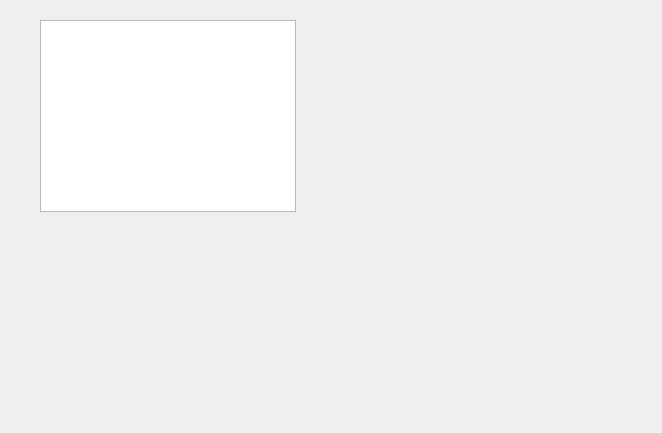
<?xml version="1.0" encoding="UTF-8"?>
<ui version="4.0">
 <class>TFormDoc</class>
 <widget class="QWidget" name="TFormDoc">
  <property name="geometry">
   <rect>
    <x>0</x>
    <y>0</y>
    <width>662</width>
    <height>433</height>
   </rect>
  </property>
  <property name="font">
   <font>
    <family>宋体</family>
    <pointsize>10</pointsize>
   </font>
  </property>
  <widget class="QPlainTextEdit" name="plainTextEdit">
   <property name="geometry">
    <rect>
     <x>40</x>
     <y>20</y>
     <width>256</width>
     <height>192</height>
    </rect>
   </property>
   <property name="font">
    <font>
     <family>宋体</family>
     <pointsize>16</pointsize>
    </font>
   </property>
  </widget>
  <action name="actOpen">
   <property name="icon">
    <iconset resource="res.qrc">
     <normaloff>:/images/images/122.bmp</normaloff>:/images/images/122.bmp</iconset>
   </property>
   <property name="text">
    <string>打开</string>
   </property>
   <property name="toolTip">
    <string>打开文本文件，如.txt .cpp .h等</string>
   </property>
   <property name="statusTip">
    <string>打开文件</string>
   </property>
  </action>
  <action name="actCut">
   <property name="icon">
    <iconset resource="res.qrc">
     <normaloff>:/images/images/200.bmp</normaloff>:/images/images/200.bmp</iconset>
   </property>
   <property name="text">
    <string>剪切</string>
   </property>
   <property name="toolTip">
    <string>剪切</string>
   </property>
   <property name="statusTip">
    <string>剪切到粘贴板</string>
   </property>
   <property name="shortcut">
    <string>Ctrl+X</string>
   </property>
  </action>
  <action name="actCopy">
   <property name="icon">
    <iconset resource="res.qrc">
     <normaloff>:/images/images/202.bmp</normaloff>:/images/images/202.bmp</iconset>
   </property>
   <property name="text">
    <string>复制</string>
   </property>
   <property name="toolTip">
    <string>复制</string>
   </property>
   <property name="statusTip">
    <string>复制到粘贴板</string>
   </property>
   <property name="shortcut">
    <string>Ctrl+C</string>
   </property>
  </action>
  <action name="actPaste">
   <property name="icon">
    <iconset resource="res.qrc">
     <normaloff>:/images/images/204.bmp</normaloff>:/images/images/204.bmp</iconset>
   </property>
   <property name="text">
    <string>粘贴</string>
   </property>
   <property name="toolTip">
    <string>粘贴</string>
   </property>
   <property name="statusTip">
    <string>从粘贴板粘贴</string>
   </property>
   <property name="shortcut">
    <string>Ctrl+V</string>
   </property>
  </action>
  <action name="actFont">
   <property name="icon">
    <iconset resource="res.qrc">
     <normaloff>:/images/images/506.bmp</normaloff>:/images/images/506.bmp</iconset>
   </property>
   <property name="text">
    <string>字体</string>
   </property>
   <property name="toolTip">
    <string>设置字体</string>
   </property>
   <property name="statusTip">
    <string>设置字体</string>
   </property>
  </action>
  <action name="actClose">
   <property name="icon">
    <iconset resource="res.qrc">
     <normaloff>:/images/images/132.bmp</normaloff>:/images/images/132.bmp</iconset>
   </property>
   <property name="text">
    <string>关闭</string>
   </property>
   <property name="toolTip">
    <string>关闭本窗口</string>
   </property>
   <property name="statusTip">
    <string>关闭本窗口</string>
   </property>
  </action>
  <action name="actUndo">
   <property name="icon">
    <iconset resource="res.qrc">
     <normaloff>:/images/images/206.bmp</normaloff>:/images/images/206.bmp</iconset>
   </property>
   <property name="text">
    <string>撤销</string>
   </property>
   <property name="toolTip">
    <string>撤销编辑操作</string>
   </property>
   <property name="statusTip">
    <string>撤销编辑操作</string>
   </property>
   <property name="shortcut">
    <string>Ctrl+Z</string>
   </property>
  </action>
  <action name="actRedo">
   <property name="icon">
    <iconset resource="res.qrc">
     <normaloff>:/images/images/208.bmp</normaloff>:/images/images/208.bmp</iconset>
   </property>
   <property name="text">
    <string>重复</string>
   </property>
   <property name="toolTip">
    <string>重复编辑操作</string>
   </property>
   <property name="statusTip">
    <string>重复编辑操作</string>
   </property>
  </action>
  <action name="actSave">
   <property name="icon">
    <iconset resource="res.qrc">
     <normaloff>:/images/images/104.bmp</normaloff>:/images/images/104.bmp</iconset>
   </property>
   <property name="text">
    <string>保存</string>
   </property>
   <property name="toolTip">
    <string>保存文本文件，如.txt .cpp .h等</string>
   </property>
   <property name="shortcut">
    <string>Ctrl+S</string>
   </property>
  </action>
  <action name="actOpenWord">
   <property name="icon">
    <iconset resource="res.qrc">
     <normaloff>:/images/images/Doc.ico</normaloff>:/images/images/Doc.ico</iconset>
   </property>
   <property name="text">
    <string>打开word</string>
   </property>
   <property name="toolTip">
    <string>打开docx文件</string>
   </property>
  </action>
  <action name="actSaveWord">
   <property name="icon">
    <iconset resource="res.qrc">
     <normaloff>:/images/images/Doc.ico</normaloff>:/images/images/Doc.ico</iconset>
   </property>
   <property name="text">
    <string>保存word</string>
   </property>
   <property name="toolTip">
    <string>保存docx文件</string>
   </property>
  </action>
 </widget>
 <resources>
  <include location="res.qrc"/>
 </resources>
 <connections>
  <connection>
   <sender>actClose</sender>
   <signal>triggered()</signal>
   <receiver>TFormDoc</receiver>
   <slot>close()</slot>
   <hints>
    <hint type="sourcelabel">
     <x>-1</x>
     <y>-1</y>
    </hint>
    <hint type="destinationlabel">
     <x>429</x>
     <y>272</y>
    </hint>
   </hints>
  </connection>
  <connection>
   <sender>actCut</sender>
   <signal>triggered()</signal>
   <receiver>plainTextEdit</receiver>
   <slot>cut()</slot>
   <hints>
    <hint type="sourcelabel">
     <x>-1</x>
     <y>-1</y>
    </hint>
    <hint type="destinationlabel">
     <x>395</x>
     <y>220</y>
    </hint>
   </hints>
  </connection>
  <connection>
   <sender>actCopy</sender>
   <signal>triggered()</signal>
   <receiver>plainTextEdit</receiver>
   <slot>copy()</slot>
   <hints>
    <hint type="sourcelabel">
     <x>-1</x>
     <y>-1</y>
    </hint>
    <hint type="destinationlabel">
     <x>395</x>
     <y>220</y>
    </hint>
   </hints>
  </connection>
  <connection>
   <sender>actPaste</sender>
   <signal>triggered()</signal>
   <receiver>plainTextEdit</receiver>
   <slot>paste()</slot>
   <hints>
    <hint type="sourcelabel">
     <x>-1</x>
     <y>-1</y>
    </hint>
    <hint type="destinationlabel">
     <x>395</x>
     <y>220</y>
    </hint>
   </hints>
  </connection>
  <connection>
   <sender>actUndo</sender>
   <signal>triggered()</signal>
   <receiver>plainTextEdit</receiver>
   <slot>undo()</slot>
   <hints>
    <hint type="sourcelabel">
     <x>-1</x>
     <y>-1</y>
    </hint>
    <hint type="destinationlabel">
     <x>395</x>
     <y>220</y>
    </hint>
   </hints>
  </connection>
  <connection>
   <sender>actRedo</sender>
   <signal>triggered()</signal>
   <receiver>plainTextEdit</receiver>
   <slot>redo()</slot>
   <hints>
    <hint type="sourcelabel">
     <x>-1</x>
     <y>-1</y>
    </hint>
    <hint type="destinationlabel">
     <x>395</x>
     <y>220</y>
    </hint>
   </hints>
  </connection>
 </connections>
</ui>
